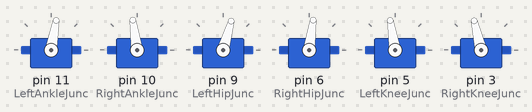
A sketch run on a simulated Arduino Uno, built with avr-gcc and run on an emulated ATmega328P. Parts: 6 × servo.

Above: at 4.69 s.
At 5.42 s:
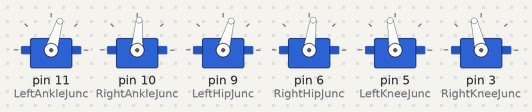
At 7.24 s:
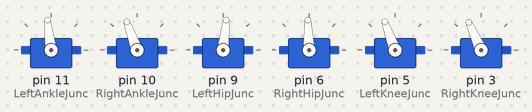
At 15.02 s:
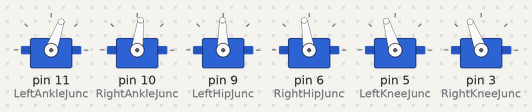
At 22.79 s:
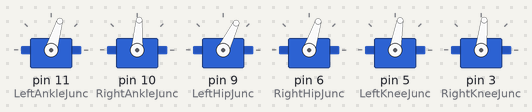
At 39.45 s:
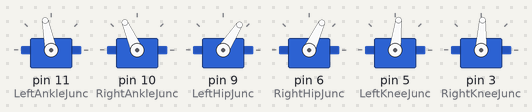
Timing chart, 0 to 40.0 s (numbered marks = the images above):
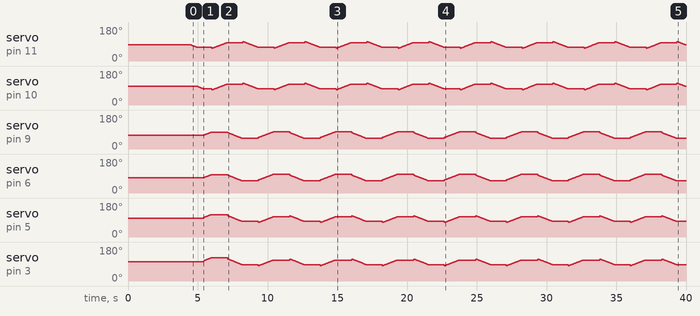

The sketch:

Move_forward_while_checking.ino
```cpp
#include <Servo.h>       //include servo library

//Creating servo objects
Servo LeftAnkleJunc;
Servo RightAnkleJunc;
Servo LeftHipJunc;
Servo RightHipJunc;
Servo LeftKneeJunc;
Servo RightKneeJunc;

//Global Variables
// Setting initial position values for each motor

int LeftAnklePos = 85;
int RightAnklePos = 98;            // for initial position, adjusting servo motors according to Bot's standing position
int LeftHipPos = 74;
int RightHipPos = 82;
int LeftKneePos = 99;
int RightKneePos = 103;

                                   // variables for the time delay
int Delay_1 = 35;
int Delay_2 = 25;

int BalancingAngle = 12;
int ExtremeAngle = 18;

boolean FirstCycle = true;                              //Value true by default for executing first cycle
boolean a = true;                                       //Value true by default

//Functions

void StandingPosition()                                  //Standing equilibrium position for all motors
{
  LeftAnkleJunc.write(LeftAnklePos);
  RightAnkleJunc.write(RightAnklePos);                    // Updates the servo objects to the standing equilibrium positions
  LeftHipJunc.write(LeftHipPos);
  RightHipJunc.write(RightHipPos);
  LeftKneeJunc.write(LeftKneePos);
  RightKneeJunc.write(RightKneePos);
  delay(1500);
}

void Check(Servo myservo,int pos)                        //Function as to check if servo has moved to the desired angle
{
  while(a)
   {
   int state = myservo.read();
   if(state == pos)
   return;
   }
}

void Move_Forward()                                                               //forward movement function
{
  if (FirstCycle)
  {
    for (int i = 0; i <=BalancingAngle ; i++ )                                     //angle updating for balancing at one leg
    { LeftAnkleJunc.write(LeftAnklePos-i);                                         //we can update either left foot or right foot first, left leg is used here
      Check(LeftAnkleJunc,LeftAnklePos-i);

      delay(Delay_1);}                                                             // here we have iteration using -i which depends her on orientation of servo motor

    delay(Delay_2);

    for (int i = 0; i <=BalancingAngle ; i++ )                                     //angle for the second leg is now updated so that its foot is parallel to the surface
    { RightAnkleJunc.write(RightAnklePos-i);                                        //here again we have iteration of -i because there is a change in orientation of motor from before
      Check(RightAnkleJunc,RightAnklePos-i);

      delay(Delay_1);}                                                             //as well as we have to rotate in opposite direction so the effects cancel out

    //Right Leg moves Forward

    for (int i = 0; i <=14 ; i++ )
    {
      RightHipJunc.write(RightHipPos+i);                                           //right leg is executing the first half(ellipse) of the gait cycle
      Check(RightHipJunc,RightHipPos+i);

      RightKneeJunc.write(RightKneePos+5+i);                                       //increasing angle means lifting leg forward
      Check(RightKneeJunc,RightKneePos+5+i);

      LeftHipJunc.write(LeftHipPos+i);                                             //left leg is executing the second half(straight line) of the gait cycle
      Check(LeftHipJunc,LeftHipPos+i);

      LeftKneeJunc.write(LeftKneePos+5+i);                                         //due to change in orientation when compared from the right leg
      Check(LeftKneeJunc,LeftKneePos+5+i);                                         //we have to increase angle for moving the leg in backward direction

      delay(Delay_1);}

    delay(Delay_2);
  }

  else
  {
    //Left leg moves forward
    for (int i = 0; i <= 30; i++ )
    {
      RightHipJunc.write(RightHipPos-13+i);                                         //right leg is executing the second half(straight line) of the gait cycle
      Check(RightHipJunc,RightHipPos-13+i);

      RightKneeJunc.write(RightKneePos-22+i);                                       //increasing angle here means we are traversing the current gait cycle
      Check(RightKneeJunc,RightKneePos-22+i);
                                                                                    //minor changes in angle values to provide necessary torque from surface
      LeftHipJunc.write(LeftHipPos-13+i);                                           //left leg is executing the first half(ellipse) of the gait cycle
      Check(LeftHipJunc,LeftHipPos-13+i);

      LeftKneeJunc.write(LeftKneePos-22+i);                                         //due to change in orientation when compared from the right leg
      Check(LeftKneeJunc,LeftKneePos-22+i);

      delay(Delay_1);}                                                              //we have to increase angle for moving the left leg in forward direction
  }

  delay(Delay_2);

    //Balancing using ankle servos
    for (int i = 0; i <=BalancingAngle+ExtremeAngle ; i++ )                              //angle updating for balancing at one leg
    {                                                                                    //first servos are pushed to extreme angle for generation of tilting torque
      LeftAnkleJunc.write(LeftAnklePos-ExtremeAngle+i);                                  //increasing in both cases due to different orientations and different rotations
      Check(LeftAnkleJunc,LeftAnklePos-ExtremeAngle+i);

      RightAnkleJunc.write(RightAnklePos-ExtremeAngle+i);                                //angle for the second foot follows that of the first foot
      Check(RightAnkleJunc,RightAnklePos-ExtremeAngle+i);

      delay(Delay_1);}                                                                   //angle for the second leg is now updated so that its foot is parallel to the surface

  delay(Delay_2);

  //Right Leg moves Forward

  for (int i = 0; i <=29 ; i++ )
  {
    LeftHipJunc.write(LeftHipPos+12-i);                                           //left leg is executing the second half(straight line) of the gait cycle
    Check(LeftHipJunc,LeftHipPos+12-i);

    LeftKneeJunc.write(LeftKneePos+13-i);                                         //decreasing angle here means we are traversing the current gait cycle
    Check(LeftKneeJunc,LeftKneePos+13-i);                                         //minor changes in angle values to provide necessary torque from surface

    RightHipJunc.write(RightHipPos+12-i);                                         //right leg is executing the first half(ellipse) of the gait cycle
    Check(RightHipJunc,RightHipPos+12-i);

    RightKneeJunc.write(RightKneePos+13-i);                                       //due to change in orientation when compared from the right leg
    Check(RightKneeJunc,RightKneePos+13-i);                                       //we have to decrease angle for moving the right leg in forward direction

    delay(Delay_1);
  }

  delay(Delay_2);

  //Balancing using ankle servos
  for (int i = 0; i <=BalancingAngle+ExtremeAngle ; i++ )                              //angle updating for balancing at one leg
  {                                                                                   //first servos are pushed to extreme angle for generation of tilting torque
    RightAnkleJunc.write(RightAnklePos+ExtremeAngle-i);                               //decreasing in both cases due to different orientations and different rotations
    Check(RightAnkleJunc,RightAnklePos+ExtremeAngle-i);

    LeftAnkleJunc.write(LeftAnklePos+ExtremeAngle-i);                                 //angle for the second foot follows that of the first foot
    Check(LeftAnkleJunc,LeftAnklePos+ExtremeAngle-i);

    delay(Delay_1);                                                                   //angle for the second leg is now updated so that its foot is parallel to the surface
   }

  delay(Delay_2);

  FirstCycle = false;

}

// Set up(gets executed only once)

void setup()
{


                                                                        //setting output for motors
  LeftAnkleJunc.attach(11);                                             // attaches the servo on pin 9 to the servo object
  RightAnkleJunc.attach(10);                                            // attaches the servo on pin 4 to the servo object
  LeftHipJunc.attach(9);                                                // attaches the servo on pin 11 to the servo object
  RightHipJunc.attach(6);                                               // attaches the servo on pin 6 to the servo object
  LeftKneeJunc.attach(5);                                               // attaches the servo on pin 10 to the servo object
  RightKneeJunc.attach(3);                                              // attaches the servo on pin 5 to the servo object


  StandingPosition();                                                   //equilibrium position
  delay(3000);                                                          //delay 3 seconds

}


// Loop gets executed continously
void loop()
{
 Move_Forward();
 }
```
